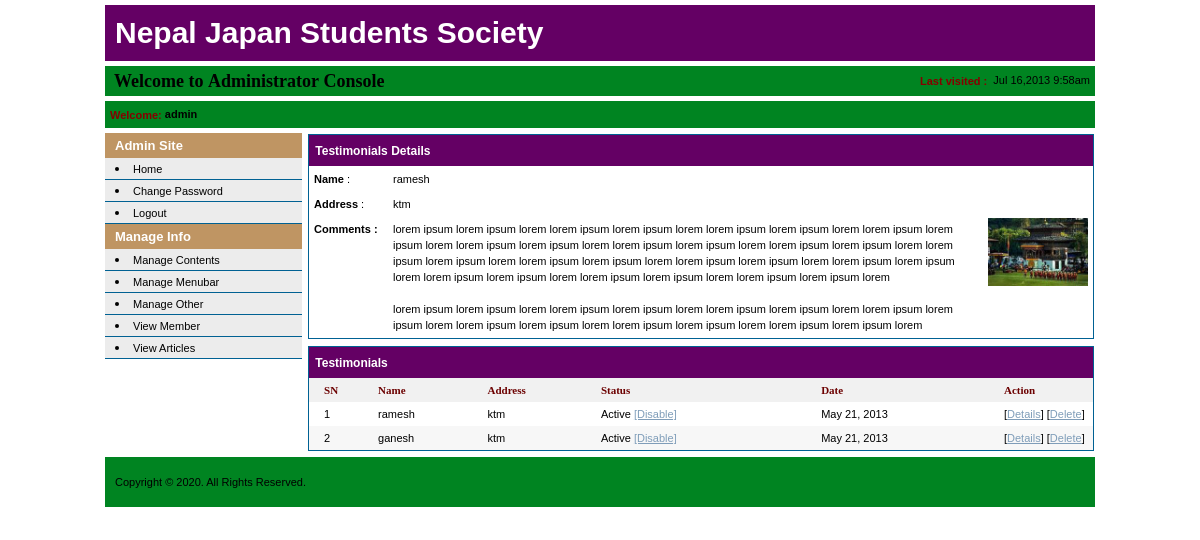
Screenshot of /admincontrol/testimonials.php?type=show&id=8 (signed in) with the database file from the repository.
### tables this page shows
CREATE TABLE IF NOT EXISTS `testimonials` (
  `id` int(10) NOT NULL AUTO_INCREMENT,
  `image` varchar(250) NOT NULL DEFAULT '',
  `name` varchar(250) NOT NULL DEFAULT '',
  `address` varchar(250) NOT NULL,
  `comments` text NOT NULL,
  `status` int(1) NOT NULL DEFAULT '0',
  `onDate` date NOT NULL DEFAULT '0000-00-00',
  PRIMARY KEY (`id`)
);

### admincontrol/init.php (called while the page is built, shortened)
<?php
require_once("../data/conn.php");
require_once("../data/enewsletters.php");
require_once("../data/testimonials.php");
$conn 					= new Dbconn();
$testimonials		= new Testimonials();
?>

### data/conn.php (called while the page is built, shortened)
<?php
	class Dbconn{
		var $links;
		function Dbconn(){
			$this->host = "localhost";
			$this->uname = "root";
			$this->psw = "";
			$this->dbname = "njssnew";
			$this->links = mysql_connect($this->host,$this->uname,$this->psw) or die("Sorry, couldnot connect to MySQL Server");
		}
		function exec($sqlMain){
			$result = mysql_query($sqlMain,$this->links) or die(mysql_error());
			return $result;
		}
		function fetchArray($result)
		{
			return mysql_fetch_array($result);
		}
	}
?>

### data/testimonials.php (called while the page is built, shortened)
<?php
class Testimonials
{
	function getById($id)
	{
		global $conn;
		$sql = "SELECT * FROM testimonials WHERE id = '$id'";
		$result = $conn->exec($sql);
		return $conn -> fetchArray($result);
	}
}
?>

### includes/paging.php (called while the page is built, shortened)
<?php
if(!isset($_GET['page'])){
 $page = 1;
}
else {
 $page = $_GET['page'];
}
class Pager
{
 function findStart($page, $limit)
 {
  if ((!isset($page)) || ($page == "1"))
  {
   $start = 0;
  }
  else
  {
   $start = ($page-1) * $limit;
  }
  return $start;
 }
}
$p = new Pager();
$p->pagename = $pagename;
$p->pageTitle = $pageTitle;
$start = $p -> findStart($page, $limit);
$sql.=" LIMIT ".$start.", ".$limit;
$result = mysql_query($sql);
?>

### admincontrol/testimonials.php (the view, shortened to what this page needs)
<?php
include("init.php");
$id=$_GET['id'];
if($_GET['type']=="status")
{
	$cdetail = $testimonials -> updateStatus($id);
	header("Location: testimonials.php?msg=Testimonial status changed successfully");
	exit();
}
elseif($_GET['type']=="del")
{
	$testimonials -> delete($id);
	header("Location: testimonials.php?msg=Testimonial deleted successfully");
	exit();
}
elseif($_GET['type']=="show" )
{
	$cdetail = $testimonials -> getById($id);
}
?>
<!DOCTYPE html PUBLIC "-//W3C//DTD XHTML 1.0 Transitional//EN" "http://www.w3.org/TR/xhtml1/DTD/xhtml1-transitional.dtd">
<html>
<head>
<link href="../css/admin.css" rel="stylesheet" type="text/css">
</head>
<body>
<table width="<?php echo ADMIN_PAGE_WIDTH; ?>" border="0" align="center" cellpadding="0"
	cellspacing="5" bgcolor="#FFFFFF">
  <tr>
    <td colspan="2"><?php include("header.php"); ?></td>
  </tr>
  <tr>
    <td width="<?php echo ADMIN_LEFT_WIDTH; ?>" valign="top"><?php include("leftnav.php"); ?></td>
    <td width="<?php echo ADMIN_BODY_WIDTH; ?>" valign="top"><table width="100%" border="0" cellspacing="1" cellpadding="0">
				<?php if(isset($_GET['type']) && $_GET['type'] == "show"){ ?>
        <tr>
          <td class="bgborder"><table width="100%" border="0" cellspacing="1" cellpadding="0">
            <tr>
              <td bgcolor="#FFFFFF"><table width="100%" border="0" cellspacing="0" cellpadding="0">
                  <tr>
                    <td class="heading2">&nbsp;Testimonials Details</td>
                  </tr>
                  <tr>
                    <td><table width="100%" border="0" cellspacing="1" cellpadding="4">
                      <tr>
                        <td><strong>Name</strong> :</td>
												<td><?=$cdetail['name']?></td>
                        <?php if(file_exists("../" . CMS_TESTIMONIALS_DIR . $cdetail['image']) && !empty($cdetail['image'])){ ?>
												<td rowspan="3" align="right">
                        <img src="<?php echo "../".CMS_TESTIMONIALS_DIR . $cdetail['image']; ?>" width="100">
                        </td>
                        <?php } ?>
                      </tr>
											<tr>
                        <td><strong>Address</strong> :</td>
												<td><?=$cdetail['address']?></td>
												</tr>
                      <tr>
                        <td width="10%" valign="top"><strong>Comments : </strong></td>
                        <td valign="top"><?php echo nl2br($cdetail['comments']); ?></td>
                        </tr>
                    </table></td>
                  </tr>
              </table></td>
            </tr>
          </table></td>
        </tr>
        <tr>
          <td height="5"></td>
        </tr>
				<?php } ?>
        <tr>
          <td class="bgborder"><table width="100%" border="0" cellspacing="1" cellpadding="0">
              <tr>
                <td bgcolor="#FFFFFF"><table width="100%" border="0" cellspacing="0" cellpadding="0">
                    <tr>
                      <td class="heading2">&nbsp;Testimonials</td>
                    </tr>
                    <tr>
                      <td><table width="100%"  border="0" cellpadding="4" cellspacing="0">
                          <tr bgcolor="#F1F1F1" class="tahomabold11">
                            <td width="1">&nbsp;</td>
                            <td><strong>SN</strong></td>
                            <td><strong>Name</strong></td>
                            <td><strong>Address</strong></td>
                            <td><strong>Status</strong></td>
                            <td><strong>Date</strong></td>
                            <td width="85"><strong>Action</strong></td>
                          </tr>
													<?php
													$counter = 0;
													$pagename = "testimonials.php?";
													$sql = "SELECT * FROM testimonials ORDER BY id DESC, onDate Desc";
													include("../includes/paging.php");
													while($row = $conn -> fetchArray($result))
													{
													?>
                          <tr <?php if($counter%2 != 0) echo 'bgcolor="#F7F7F7"'; else echo 'bgcolor="#FFFFFF"'; ?>>
                            <td valign="top">&nbsp;</td>
                            <td valign="top"><?= ++$counter; ?></td>
                            <td valign="top"><?= $row['name'] ?></td>
                            <td valign="top"><?php echo $row['address']; ?>&nbsp;</td>
                            <td valign="top">
														<?php
														if($row['status']==0)
														{
															echo "Inactive";
														?>
														<a href="testimonials.php?type=status&id=<?=$row['id']?>">[Enable]</a>
														<?php
														}
														else
														{
															echo "Active";
													 	?>
														<a href="testimonials.php?type=status&id=<?=$row['id']?>">[Disable]</a>
														<?php
														}
														?>
														&nbsp;</td>
                            <td valign="top">
														<?php
														$arrDate = explode(' ',$row['onDate']);
														$arrDate1 = explode('-',$arrDate[0]);
														echo date("M j, Y",mktime(0,0,0,$arrDate1[1],$arrDate1[2],$arrDate1[0]));
														?>														</td>
                            <td valign="top">
														[<a href="testimonials.php?type=show&id=<?php echo $row['id']; ?>">Details</a>]
														[<a href="#" onClick="javascript: if(confirm('This will permanently delete Testimonial details from database. Continue?')){ document.location='testimonials.php?type=del&id=<?php echo $row['id']; ?>'; }">Delete</a>]														</td>
                          </tr>
                          <?
													}
													?>
                        </table>
												</td>
                    </tr>
                  </table></td>
              </tr>
            </table></td>
        </tr>
      </table></td>
  </tr>
  <tr>
    <td colspan="2"><?php include("footer.php"); ?></td>
  </tr>
</table>
</body>
</html>

### admincontrol/header.php
<table width="100%"  border="0" cellspacing="0" cellpadding="0">
  <tr>
    <td colspan="2" class="heading"><?php echo PAGE_TITLE; ?></td>
  </tr>
  <tr>
    <td colspan="2" align="center" height="5"></td>
  </tr>
  <tr class="lightbg">
    <td width="211" height="30" class="hdr">&nbsp;&nbsp;Welcome&nbsp;to&nbsp;Administrator&nbsp;Console&nbsp;</td>
    <td height="30" align="right" style="padding-right:5px;"><?php if(isset($_SESSION['sessLastLogin'])){
	  echo '<span class="tab_search_Over">Last visited :&nbsp;&nbsp;</span>';
	  $arrDate = explode(' ',$_SESSION['sessLastLogin']);
	  $arrDate1 = explode('-',$arrDate[0]);
	  $arrDate2 = explode(':',$arrDate[1]);
	  echo date("M j,Y g:ia",mktime($arrDate2[0],$arrDate2[1],$arrDate2[2],$arrDate1[1],$arrDate1[2],$arrDate1[0]));
	  }
  ?>
    </td>
  </tr>
  <tr>
    <td colspan="2" align="center" height="5"></td>
  </tr>
  <tr>
    <td colspan="2" align="center" valign="top" class="lightbg"><table width="100%"  border="0" align="right" cellpadding="5" cellspacing="0">
        <tr>
          <td width="31%"><div align="left">
              <?php if(isset($_SESSION['sessUsername'])){ echo '<span class="tab_search_Over">Welcome: </span><strong>'.$_SESSION['sessUsername']; } ?>
              </strong></div></td>
          <td width="69%" align="right" style="color:#FF0000;">&nbsp;
            <?php if(isset($_GET['msg'])){ ?>
            <span class="succ_msg">&nbsp;&nbsp;<?php echo $_GET['msg']; ?>&nbsp;</span>
            <?php } ?></td>
        </tr>
      </table></td>
  </tr>
</table>

### admincontrol/leftnav.php
<ul class="menu">
	<li>
  <p>Admin Site</p>
  	<ul>
    	<li><a href="index.php">Home</a></li>
      <li><a href="changepswd.php">Change Password</a></li>
      <li><a href="logout.php">Logout</a></li>
    </ul>
  </li>
  <li>
  	<p>Manage Info</p>
    <ul>
    	<li><a href="cms.php">Manage Contents</a></li>
        <li><a href="cms.php?groupType=Header">Manage Menubar</a></li>
        <li><a href="cms.php?groupType=Other">Manage Other</a></li>
     <li><a href="members.php">View Member</a></li>
      <li><a href="testimonials.php">View Articles</a></li>
    </ul>
  </li>
</ul>

### admincontrol/footer.php
<table width="100%"  border="0" align="center" cellpadding="0" cellspacing="0">
  <tr>
    <td height="50" class="lightbg footer">Copyright &copy; <?php echo date('Y'); ?>. All Rights Reserved.</td>
  </tr>
</table>

### css/admin.css (style rules this page uses)
html, body { margin: 0; padding: 0; cursor: default; font-family: Tahoma, Arial, Verdana, Helvetica, sans-serif; font-size:11px; color:#000000; line-height:16px; }
.heading { font-size:30px; padding:20px 10px; color:#FFF; background:#640064; font-weight:bold; }
.lightbg { background:#008421; }
.heading2 { font-size: 12px; font-weight: bold; height:25px; text-align:left; color:#FFFFFF; background-color:#640064; padding:3px; }
.bgborder { background:#006193; }
ul.menu { margin:0; padding:0; }
ul.menu li { margin:0; padding:0; background:#BF9563; color:#FFF; font:bold 13px Tahoma, Geneva, sans-serif; }
ul.menu li p { padding:5px 10px; margin:0; }
ul.menu li ul { margin:0; padding:0; background:#ececec; }
ul.menu li li { background:#ececec; list-style-position:inside; color:#000; list-style-type:disc; border-bottom:1px solid #006193; padding:3px 10px; }
ul.menu li a { font:normal 11px Tahoma, Geneva, sans-serif; text-decoration:none; color:#000; }
a, a:link, a:active, a:visited { color: #7F9DB9; text-decoration: underline; }
.menu { font-weight: normal; text-decoration: none; }
.tab_search_Over { height:29px; width:103px; cursor:pointer; background-repeat:no-repeat; font-weight: bold; font-size:11px; text-decoration: none; text-align:center; vertical-align:middle; color:#860000; }
.hdr { font-family: Tahoma; font-size: 18px; font-weight: bold; color: #000000; line-height: 20px; }
.tahomabold11 { font-family: Tahoma; font-size: 11px; font-weight: bold; color:#6C0000; text-align:left; padding-left:5px; }
.footer { font-family: Arial, Helvetica, sans-serif; font-size: 11px; padding-left:10px; }

### rows the page displays
testimonials: name "ramesh", image (picture), address "ktm", comments "lorem ipsum lorem ipsum lorem lorem ipsum lorem ipsum lorem lorem ipsum lorem ipsum lorem lorem ipsum lorem ipsum lorem lorem ipsum lorem ipsum lorem lorem ipsum lorem ipsum lorem lorem ipsum lorem ipsum lorem lorem ipsum lorem ipsum lorem lorem ipsum lorem ipsum lorem lorem ipsum lorem ipsum lorem lorem ipsum lorem ipsum lorem lorem ipsum lorem ipsum lorem lorem ipsum lorem ipsum lorem lorem ipsum lorem ipsum lorem lorem ipsum lorem ipsum lorem lorem ipsum lorem ipsum lorem lorem ipsum lorem ipsum lorem lorem ipsum lorem ipsum lorem lorem ipsum lorem ipsum lorem lorem ipsum lorem ipsum lorem lorem ipsum lorem ipsum lorem", onDate "May 21, 2013"
testimonials: name "ganesh", address "ktm", onDate "May 21, 2013"

### other values shown
PAGE_TITLE "Nepal Japan Students Society"
$_SESSION['sessUsername'] "admin"
